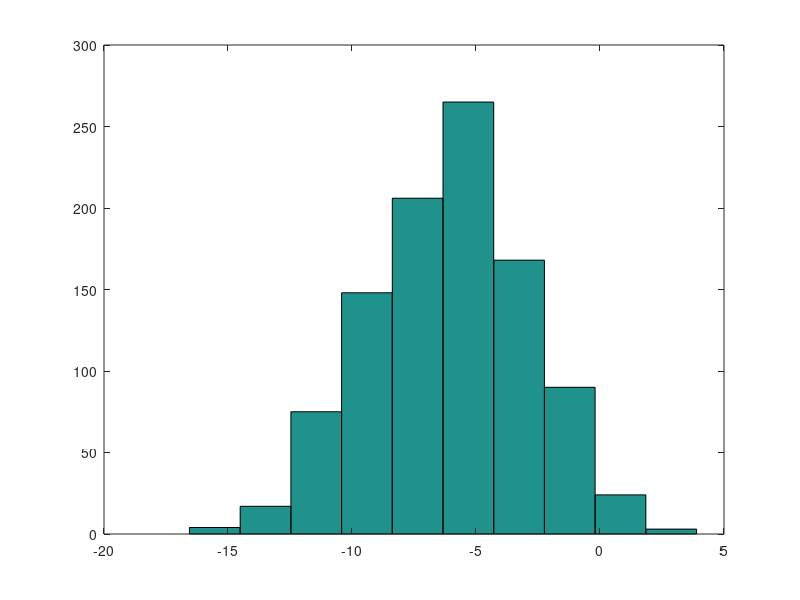

This figure's MATLAB source:
%Octave tutorial
%Basic operations
2^6
%logical operations
1==2 
1~=2 %not equal
1&&0 %logical AND
1||0 %logical OR operation
xor(1,0)
a = 3; %semicolon supressing output
b = pi
disp(b) %more advanced printing
disp(sprintf('2 decimals: %0.2f', b))%display strings
format long %causes to display a lot more decimal places
b
format short %commant that restores default
%vectors and matrices
A = [1 2; 3 4; 5 6] %generates 3 by 2 matrix
A = [1 2;
3 4;
5 6] %other ways to to type matrix in
v = [1 2 3] %vector assignment of 1 by 3 dimension
v = [1; 2; 3] %column vector 3 by 1
v = 1:0.1:2 %creates a vector starts from 1, increments with step 0.1 up to 2
v = 1:6 %vector with set of number from 1 to 6
ones(2,3) %generates 2 by 3 matrix of all ones
C = 2*ones(2,3) %generates 2 by 3 matrix with all 2's
w = zeros(1,3) %generates 1 by 3 matrix with all zeros
w = rand(1,3) %gives 1 by 3 matrix of all random numbers
w = randn(1,3) %Gaussian random variable (nornal random variable)
w = -6 + sqrt(10)*(randn(1,1000));
hist(w) %visualisation of a histogram
I = eye(4) %4 by 4 identity matrix
